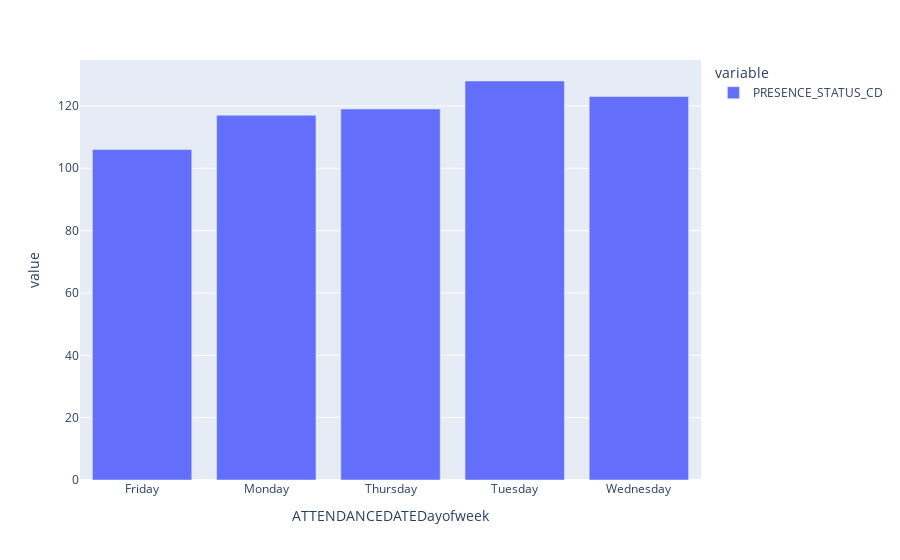

Notebook code cell kept with this figure:
### Code cell
df_student = get_student_data(89271.0, ["ATTENDANCEDATEDayofweek"])
df_student.groupby("ATTENDANCEDATEDayofweek").count().plot(kind="bar")

### Figure 1 — Plotly figure (JSON) as saved in the notebook; plotly's stock layout.template omitted (floating-point values rounded to 4 significant figures)
{"data": [{"alignmentgroup": "True", "hovertemplate": "variable=PRESENCE_STATUS_CD<br>ATTENDANCEDATEDayofweek=%{x}<br>value=%{y}<extra></extra>", "legendgroup": "PRESENCE_STATUS_CD", "marker": {"color": "#636efa", "pattern": {"shape": ""}}, "name": "PRESENCE_STATUS_CD", "offsetgroup": "PRESENCE_STATUS_CD", "orientation": "v", "showlegend": true, "textposition": "auto", "type": "bar", "x": ["Friday", "Monday", "Thursday", "Tuesday", "Wednesday"], "xaxis": "x", "y": [106, 117, 119, 128, 123], "yaxis": "y"}], "layout": {"barmode": "relative", "legend": {"title": {"text": "variable"}, "tracegroupgap": 0}, "margin": {"t": 60}, "xaxis": {"anchor": "y", "domain": [0, 1], "title": {"text": "ATTENDANCEDATEDayofweek"}}, "yaxis": {"anchor": "x", "domain": [0, 1], "title": {"text": "value"}}}}
